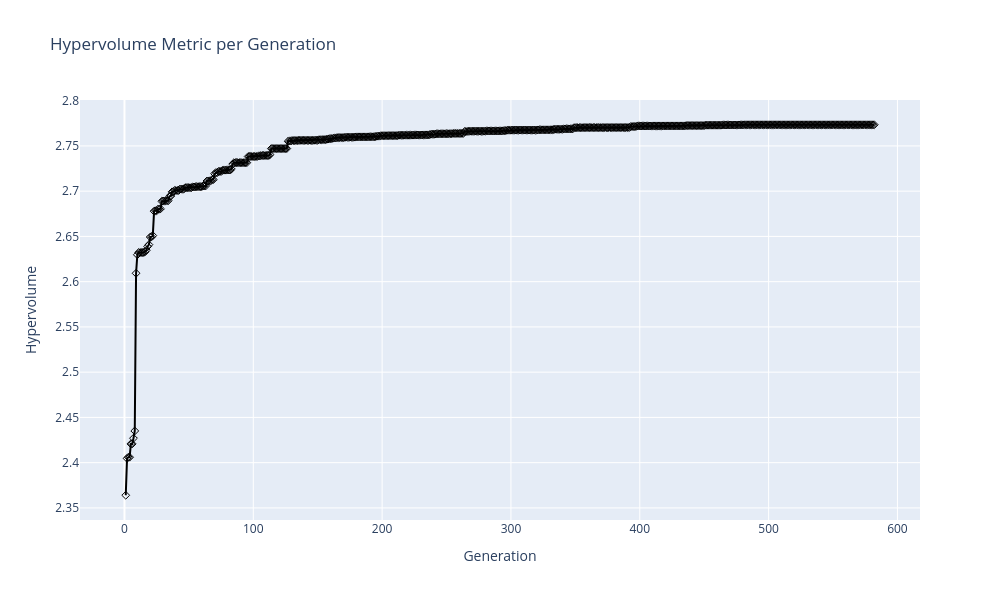

Notebook code for this chart:
### Markdown cell above
## Hypervolume plot

### Code cell
metric = Hypervolume(ref_point=np.array([0, 0]), 
                     norm_ref_point=False, 
                     zero_to_one=False)

hv_per_gen = []
generations = []

for i, algo in enumerate(res.history):
    F_gen = algo.opt.get("F")
    hv_val = metric.do(F_gen)
    hv_per_gen.append(hv_val)
    generations.append(i + 1) 

fig = px.line(x=generations, 
              y=hv_per_gen, 
              title='Hypervolume Metric per Generation',
              template='plotly',
              width=1000,
              height=600,
              labels={'x': 'Generation', 'y': 'Hypervolume'})

fig.update_traces(mode='lines+markers', 
                  line=dict(width=2, color='black'),
                  marker=dict(size=6, 
                              color='black', 
                              symbol='diamond-open'))

fig.show()

### Figure 1 — Plotly figure (JSON) as saved in the notebook; plotly's stock layout.template omitted (floating-point values rounded to 4 significant figures; data arrays with more than 128 entries replaced by an {"elided": "..."} marker saying what was removed)
{"data": [{"hovertemplate": "Generation=%{x}<br>Hypervolume=%{y}<extra></extra>", "legendgroup": "", "line": {"color": "black", "dash": "solid", "width": 2}, "marker": {"color": "black", "size": 6, "symbol": "diamond-open"}, "mode": "lines+markers", "name": "", "orientation": "v", "showlegend": false, "type": "scatter", "x": {"elided": "582 int values"}, "xaxis": "x", "y": {"elided": "582 float values"}, "yaxis": "y"}], "layout": {"height": 600, "legend": {"tracegroupgap": 0}, "title": {"text": "Hypervolume Metric per Generation"}, "width": 1000, "xaxis": {"anchor": "y", "domain": [0, 1], "title": {"text": "Generation"}}, "yaxis": {"anchor": "x", "domain": [0, 1], "title": {"text": "Hypervolume"}}}}
